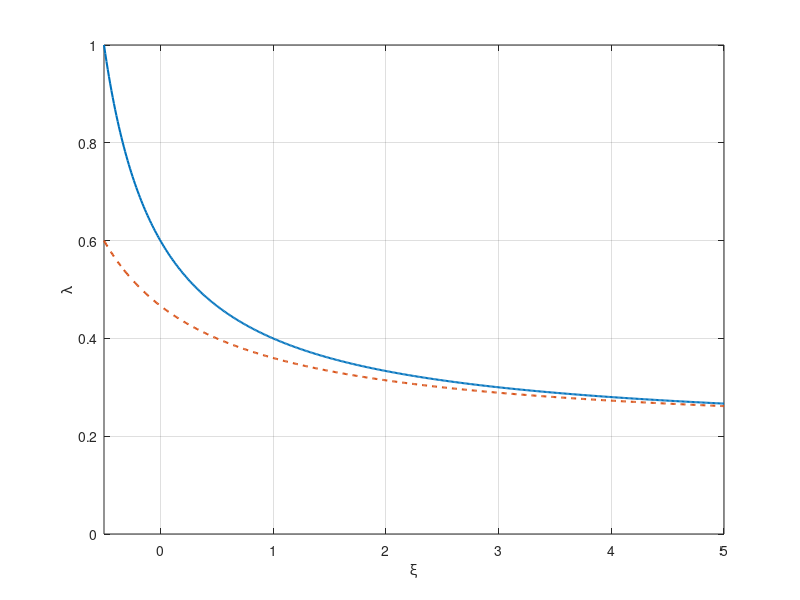

Source code (MATLAB): (Note: this script raises an error after producing the figure.)
% parameters
gamma = 1;
tau = 0.2;
varphi = 1;
alpha = 0.;
Phi = 0.;

% xi range (adjust as needed; avoid xi = -gamma to prevent division by zero)
xi_min = -gamma * varphi / (varphi + 1);
xi_max = 5;
xi = linspace(xi_min, xi_max, 500);

% Xi terms (expanded with Phi)
Xi1 = ((1 - alpha) * gamma + varphi) / ((1 - alpha) * (gamma + varphi)) * ...
  ((1 + varphi) + (1 - Phi) * (1 - alpha) * (gamma - 1));
common_term = ((1 - alpha) * gamma + varphi) * (1 - Phi) - Phi;
Xi2 = (varphi + gamma * (1 - Phi) * (1 - alpha)) / (gamma + varphi) * common_term;
Xi3 = (gamma * varphi) / (gamma + varphi) * common_term;

% kappa as a function of xi (as specified)
kappa = ((varphi + 1) / ((1 + varphi) + (1 - alpha) * (gamma - 1))) * xi;

% lambda formula (as specified)
tilde_alpha = (alpha * varphi) / ((1 - alpha) * (gamma + varphi));

lambda = (gamma + tau * (kappa .* Xi2 + Xi3)) ./ ...
  (gamma * (1 + tilde_alpha) * (1 + varphi) + kappa .* Xi1);

% lambda formula (requested alternative)
term = (gamma + kappa .* Phi) ./ (gamma + kappa);
num_alt = tau * common_term + term;
den_alt = (gamma + (varphi + alpha) / (1 - alpha)) + term;
lambda_alt = num_alt ./ den_alt;

% plot
figure;
plot(xi, lambda, '-', 'LineWidth', 1.5);
hold on;
plot(xi, lambda_alt, '--', 'LineWidth', 1.5);
xlabel('\xi');
ylabel('\lambda');
grid on;
xlim([xi_min xi_max]);
ylim([0 1]);
yline(tau, '--', '\lambda=\tau', 'LabelHorizontalAlignment', 'left');
xline(0, '--', '\xi=0', 'LabelHorizontalAlignment', 'left');
legend('benchmark Economy', 'Common-hours Union Economy', 'Location', 'best');
